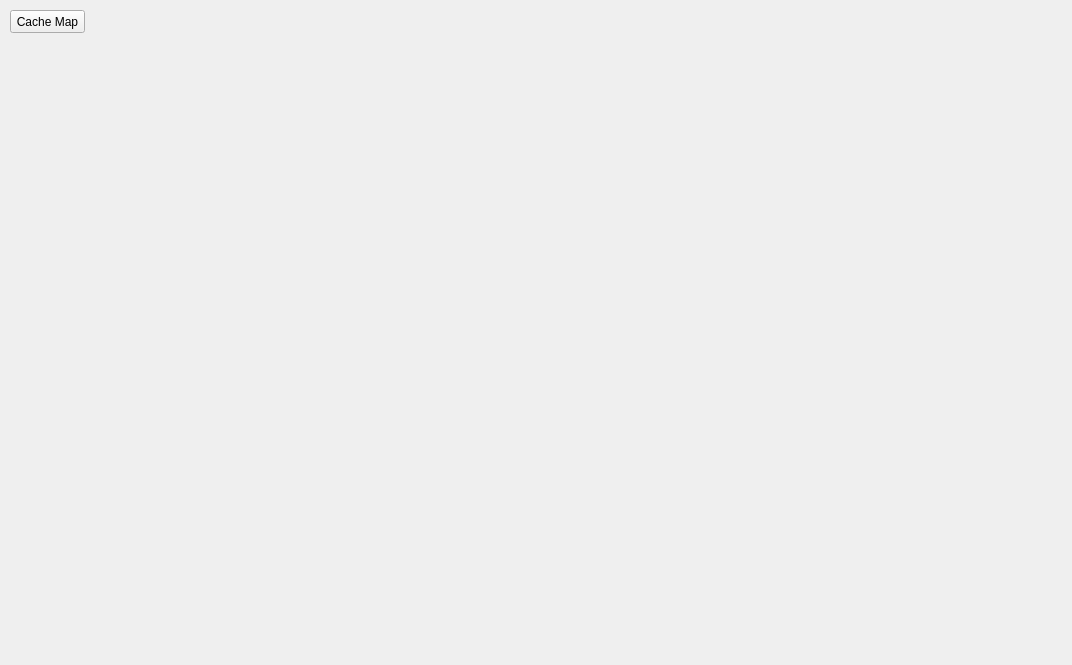
<?xml version="1.0" encoding="UTF-8"?>
<ui version="4.0">
 <class>MainWindow</class>
 <widget class="QMainWindow" name="MainWindow">
  <property name="geometry">
   <rect>
    <x>0</x>
    <y>0</y>
    <width>1072</width>
    <height>665</height>
   </rect>
  </property>
  <property name="windowTitle">
   <string>MyDemo</string>
  </property>
  <widget class="QWidget" name="centralWidget">
   <layout class="QHBoxLayout" name="centralWgtLayoutH">
    <property name="spacing">
     <number>0</number>
    </property>
    <property name="leftMargin">
     <number>0</number>
    </property>
    <property name="topMargin">
     <number>0</number>
    </property>
    <property name="rightMargin">
     <number>0</number>
    </property>
    <property name="bottomMargin">
     <number>0</number>
    </property>
    <item>
     <widget class="QWidget" name="rightWgt" native="true">
      <property name="minimumSize">
       <size>
        <width>200</width>
        <height>0</height>
       </size>
      </property>
      <widget class="QPushButton" name="cacheMapBtn">
       <property name="geometry">
        <rect>
         <x>10</x>
         <y>10</y>
         <width>75</width>
         <height>23</height>
        </rect>
       </property>
       <property name="text">
        <string>Cache Map</string>
       </property>
      </widget>
     </widget>
    </item>
   </layout>
  </widget>
 </widget>
 <layoutdefault spacing="6" margin="11"/>
 <resources/>
 <connections/>
</ui>
